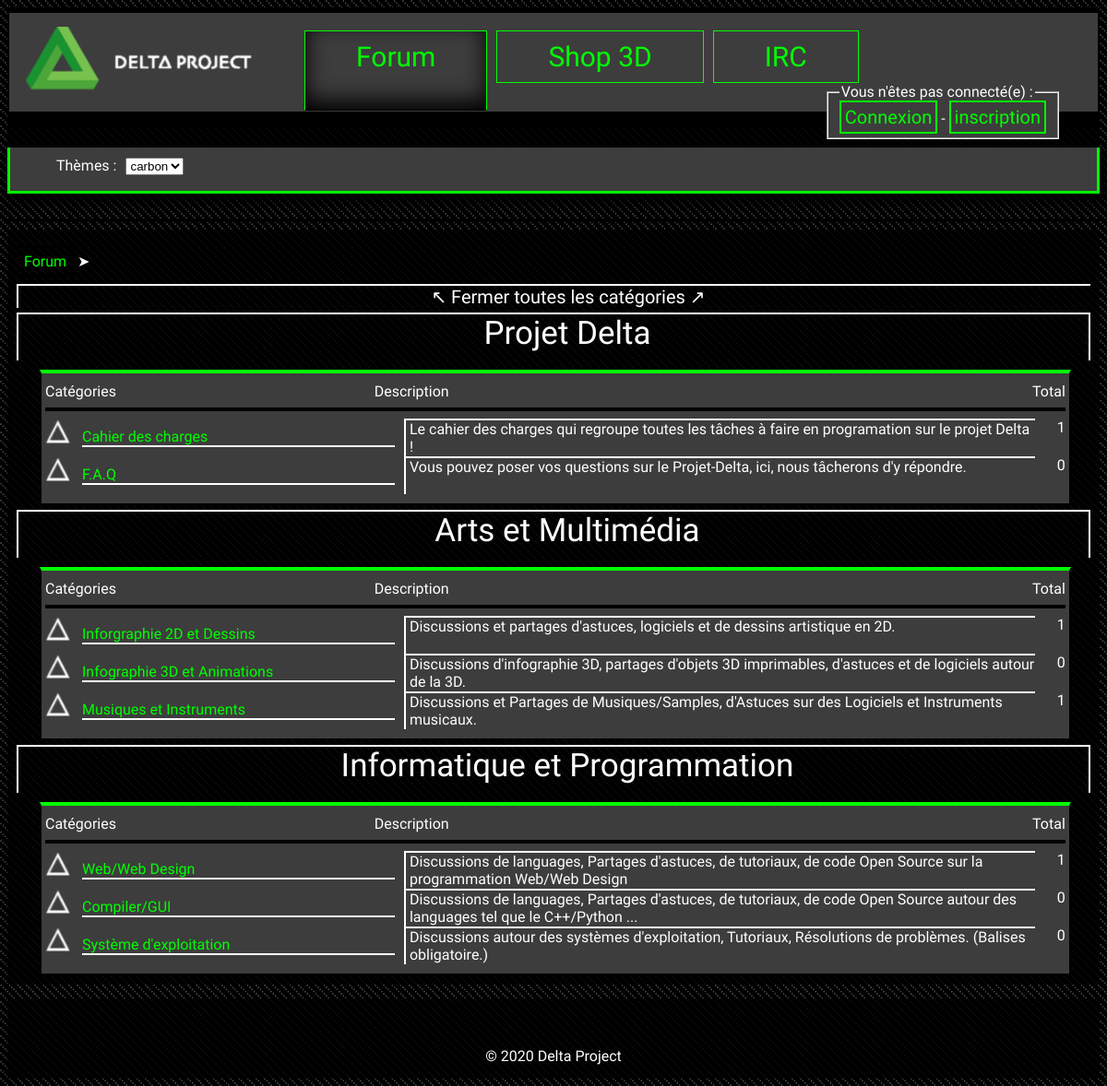
/forum.php, run on the app's committed database.
### tables this page shows
CREATE TABLE `forum` (
  `id` int(11) NOT NULL AUTO_INCREMENT,
  `titre` text NOT NULL,
  `ordre` int(255) NOT NULL,
  PRIMARY KEY (`id`)
);

CREATE TABLE `sous_forum` (
  `id` int(11) NOT NULL AUTO_INCREMENT,
  `titre` text NOT NULL,
  `id_cat` int(11) NOT NULL,
  `description` text NOT NULL,
  `ordre` int(255) NOT NULL,
  PRIMARY KEY (`id`)
);

### forum/forum/aff_forum.php (the view, shortened to what this page needs)
<?php class aff_forum{
	public function afficheForum(){
		$bdd = connectSql();
		echo '<div id="whereisuser"><span id="WIUlink"><a href="forum.php">Forum</a></span> &#10148; </div>';
		echo '<a id="forum_mini_tableau" href="javascript:void(0)">&#8598; Fermer toutes les catégories &#8599;</a>';
		$reqforum = $bdd->query('SELECT * FROM forum ORDER BY ordre ASC');
		while($sqlforum = $reqforum->fetch()){
			echo '<a class="'.$sqlforum['id'].'" id="forum_tableau" href="javascript:void(0)" onclick="showForum('.$sqlforum['id'].')">';
			echo $sqlforum['titre'];
			echo '</a>';
			echo '<div class="'.$sqlforum['id'].'" id="catforum">';
			echo '<li id="aff_forum"><div id="flex1">Catégories</div>';
			echo '<div id="descrinoborder">Description</div>
				<div id="nbmsg">Total</div></li>
				<hr width=\"100%\" size=\"1\" />';
			$reqforum2 = $bdd->prepare('SELECT * FROM sous_forum WHERE id_cat = :id_cat');
			$sqlforum2 = $reqforum2->execute(array('id_cat' => $sqlforum['id']));
			while($sqlforum2 = $reqforum2->fetch()){
				$nbmsg = 0;
				$reqforum3 = $bdd->prepare('SELECT * FROM sous_forum_topic WHERE id_s_cat = :id_s_cat');
				while($sqlforum3 = $reqforum3->fetch()){
					$nbmsg++;
				}
				echo '<li id="aff_forum">';
				if(empty($_SESSION['alertidsf_'.$sqlforum2['id']]) && empty($_SESSION['alertCM_'.$sqlforum2['id']])){
					echo '<div id="notifalert"><img src="img/off_';
					if($_SESSION['style'] == 'light'){
						echo 'light';
					}elseif($_SESSION['style'] == 'carbon'){
						echo 'carbon';
					}
					echo '.png" alt="off" height="30" width="30"></img></div>';
				}
				echo '<a href="forum.php?id='.$sqlforum2['id'].'" id="flex1" class="forumtitre">';
				echo $sqlforum2['titre'];
				echo '</a>';
				echo '<div id="descri">'.$sqlforum2['description'].'</div>';
				echo '<div id="nbmsg">'.$nbmsg.'</div>';
				echo '</li>';
			}
			echo '</div>';
		}
	}
}
?>

### inc/head_head.php (shortened to what this page needs)
<!DOCTYPE html>
<html>
    <head>
		<?php
		if(empty($_SESSION['style'])){
			echo '<link rel="stylesheet" href="themes/carbon.css" />';
			echo '<link href="inc/highlight/styles/a11y-dark.css" rel="stylesheet">';
			echo '<link rel="stylesheet" href="themes/UI_carbon.css" />';
		}elseif(!empty($_SESSION['style']) && $_SESSION['style'] == 'carbon'){
			$_SESSION['style'] = 'carbon';
			echo '<link rel="stylesheet" href="themes/carbon.css" />';
			echo '<link href="inc/highlight/styles/a11y-dark.css" rel="stylesheet">';
			echo '<link rel="stylesheet" href="themes/UI_carbon.css" />';
		}elseif(!empty($_SESSION['style']) && $_SESSION['style'] == 'light'){
			$_SESSION['style'] = 'light';
			echo '<link rel="stylesheet" href="themes/light.css" />';
			echo '<link href="inc/highlight/styles/rainbow.css" rel="stylesheet">';
			echo '<link rel="stylesheet" href="themes/UI_light.css" />';
		}
		echo '<link rel="stylesheet" href="themes/plugin/animate.css"/>'; ?>
		<link href="inc/plugin/noty/noty.min.css" rel="stylesheet"/>
		<link href="inc/plugin/noty/themes/bootstrap-v4.css" rel="stylesheet"/>
		<link  href="themes/plugin/viewer.css" rel="stylesheet">
		<link rel="stylesheet" href="themes/mobile.css" />
    </head>

### inc/header_menu.php (shortened to what this page needs)
<?php
	echo '<header>';
	require('menu_navigation/nav.php');
	$nav = new nav;
	echo '<div id="menunavigation">';
	$nav->addmenu();
	echo '</div>';
	echo '<div id="window">';
	$nav->connexionMenu();
	echo '</div>';
	echo '</header>';
?>

### inc/menu_navigation/nav.php (shortened to what this page needs)
<?php
class nav {
	public function addMenu(){
		echo '<nav>';
		require('inc/menu_navigation/menu_navigation.php');
		echo '</nav>';
	}
	public function connexionMenu(){
		if(!empty($_SESSION['pseudo'])){
			echo '<fieldset id="connected"> <legend>Utilisateur :</legend>';
			echo '<span id="img_user_menu">'.$_SESSION['img_profil'].'</span>';
			echo '<div id="column_menu">';
			echo '<a id="nom_utilisateur" href="profil.php" class="colorlvl'. $varcolorlvl .'">'.$_SESSION["pseudo"]. '</a>';
			echo '<a id="button_messagerie" href="messagerie.php">Messagerie ()</a>';
			echo '<a id="button_user_panier" href="panier.php">Panier (<span id="total_panier"></span>)</a>';
			echo '<a id="button_deconnexion" href="deconnexion.php">Déconnexion</a>';
			echo '</div>';
			echo '</fieldset>';
		}else{
			echo '<fieldset id="noconnect"> <legend>Vous n\'êtes pas connecté(e) : </legend>';
			echo '<div class="connexioninscription">';
			echo '<a id="buttonconnect" href="connexion.php">Connexion</a>';
			echo ' - ';
			echo '<a id="buttonconnect" href="inscription.php">inscription</a>';
			echo '</fieldset>';
		}
	}
	public function nav_barre_top() {
		echo '<div id="nav_barre_top">';
		if(empty($_SESSION['style'])){
			echo '<span id="floatleft"><img id="logodelta_theme" class="invisible" src="img/logo_deltaproject_carbon.ico" alt="logo" align="middle"/></span>';
		}elseif(!empty($_SESSION['style']) && $_SESSION['style'] == 'carbon'){
			echo '<span id="floatleft"><img id="logodelta_theme" class="invisible" src="img/logo_deltaproject_carbon.ico" alt="logo" align="middle"/></span>';
		}elseif(!empty($_SESSION['style']) && $_SESSION['style'] == 'light'){
			echo '<span id="floatleft"><img id="logodelta_theme" class="invisible" src="img/logo_deltaproject_light.ico" alt="logo" align="middle"/></span>';
		}
		echo '<span id="titre_delta_theme">Thèmes :</span>';
		echo'<span id="theme_menu">
		<FORM name="Choix">
		<SELECT name="Liste" onChange="changeTheme()">';
		if(empty($_SESSION['style'])){
			echo '<OPTION VALUE="'.$_SERVER['PHP_SELF'].'?';if(!empty($_SERVER['QUERY_STRING'])){ echo $_SERVER['QUERY_STRING'].'&';} echo 'theme=light">light</OPTION>';
			echo '<OPTION VALUE="'.$_SERVER['PHP_SELF'].'?';if(!empty($_SERVER['QUERY_STRING'])){ echo $_SERVER['QUERY_STRING'].'&';} echo 'theme=carbon">carbon</OPTION>';
		}elseif(!empty($_SESSION['style']) && $_SESSION['style'] == 'carbon'){
			echo '<OPTION VALUE="'.$_SERVER['PHP_SELF'].'?';if(!empty($_SERVER['QUERY_STRING'])){ echo $_SERVER['QUERY_STRING'].'&';} echo 'theme=carbon">carbon</OPTION>';
		}
		echo '</SELECT>
			  </FORM>
			  </span>';
		echo '<span id="icone_sticky">';
		echo '</span>';
		echo '</div>';
	}
} ?>

### inc/menu_navigation/menu_navigation.php (shortened to what this page needs)
<?php
	if(empty($_SESSION['style'])){
			echo '<a id="logo" href="index.php"><img class="logo" src="img/titlecarbon.png" alt="icone delta"></a>';
		}elseif(!empty($_SESSION['style']) && $_SESSION['style'] == 'carbon'){
			echo '<a id="logo" href="index.php"><img class="logo" src="img/titlecarbon.png" alt="icone delta"></a>';
		}elseif(!empty($_SESSION['style']) && $_SESSION['style'] == 'light'){
			echo '<a id="logo" href="index.php"><img class="logo" src="img/titlelight.png" alt="icone delta"></a>';
		}
	echo '<ul id="nav">';
	echo '<li ';if($_SESSION['WIU'] == 'forum'){echo 'id="nav_visited">';
			}else{ echo 'id="nav1" onmouseover="ChangeID()" onmouseout="reChangeID()">';}
		   	echo '<a href="forum.php">Forum</a></li>';
	echo '<li ';if($_SESSION['WIU'] == 'shop'){echo 'id="nav_visited">';}else{ echo 'id="nav2" onmouseover="ChangeID()" onmouseout="reChangeID()">';}
		   	echo '<a href="shop.php">Shop 3D</a></li>';
	echo '<li ';if($_SESSION['WIU'] == 'irc'){echo 'id="nav_visited">';}else{ echo 'id="nav3" onmouseover="ChangeID()" onmouseout="reChangeID()">';}
		   	echo '<a href="irc.php">IRC</a></li>';
	echo '</ul>';
?>

### forum.php (shortened to what this page needs)
<?php
require('inc/head_head.php'); ?>
	<?php
		require("inc/header_menu.php"); ?>
    <body>
	<?php
		$nav->nav_barre_top();
		echo'<br><hr>';
		require('forum/forum/aff_forum.php');
		$aff_forum = new aff_forum;
		$forum_admin = new forum_admin;
		echo '<div id="backgforum">';
		if(empty($_GET['id'])){
			if(!empty($_GET['topic']) && $_GET['topic'] == 'forum_admin'){
				if(!empty($_POST['delete'])){
					$forum_admin->admindeleteTopic();
				}
				elseif(!empty($_POST['move'])){
					$forum_admin->adminmoveQuestion();
				}
				elseif(!empty($_POST['idnewcat'])){
					$forum_admin->adminmoveTopic();
				}
				else{
					echo '<p id="annonce">Erreur : aucune id de sous-catégorie n\'à était envoyer</p>';
				}
			}else{
				if(empty($_GET['topic'])){
					$aff_forum->afficheForum();
				}
			}
		}
	echo '</div>';
	echo '<script src="inc/js/forum.js"></script>'; ?>
    </body>
	<footer>
		<br/><br/>© 2020 Delta Project
	</footer>
</html>

### themes/carbon.css (style rules this page uses)
body { font-family: 'Cantarell', sans-serif; background-color: white; background-image: url(../img/carbon.jpg); background-repeat: repeat; }
footer { display: flex; justify-content: center; margin-top: 15px; padding: 15px; width: auto; position: static; bottom: 1px; background-color: rgba(0, 0, 0, .8); color: white; }
hr { padding:2px; background-color: black; border: 0; }
a { text-decoration: none; color: #00ff00; }
fieldset { display: inline; color: white; background-color: #3d3d3d; }
fieldset#noconnect { text-align: left; display: inline; color: white; float: right; width: auto; background-color: #3d3d3d; position: absolute; top: 90px; right: 50px; z-index: 1; }
li { list-style-type: none; }
#menunavigation { text-align: left; background-color: #3d3d3d; border: 2px black solid; border-bottom: 15px black solid; }
#titre_delta_theme { float: left; margin-top: 5px; margin-right: 10px; }
#theme_menu { float: left; margin-top: 5px; }
#icone_sticky { position: absolute; right: 35%; }
#nav_barre_top { color: white; text-align: center; height: 42px; padding-top: 5px; padding-left: 20px; background-color: #3d3d3d; border-bottom: 3px #00ff00 solid; border-left: 3px #00ff00 solid; border-right: 3px #00ff00 solid; z-index: 5; -webkit-box-shadow: 5px 5px 15px 5px #000000; box-shadow: 5px 5px 15px 5px #000000; }
img.logo { width: 250px; padding: 15px; transition: 1s; }
#logo { display: inline; }
nav { font-size: 30px; border-top: 4px black solid; }
ul#nav { display: inline; position: absolute; top:90; }
li#nav2 { display: inline; padding-top: 10px; padding-bottom: 10px; padding-left: 55px; padding-right: 55px; margin-right: 10px; border: 1px #00ff00 solid; transition: 0.4s; }
li#nav3 { display: inline; padding-top: 10px; padding-bottom: 10px; padding-left: 55px; padding-right: 55px; margin-right: 10px; border: 1px #00ff00 solid; transition: 0.4s; }
li#nav_visited { display: inline; padding-top: 10px; padding-bottom: 40px; padding-left: 55px; padding-right: 55px; margin-right: 10px; border-top: 1px #00ff00 solid; border-left: 1px #00ff00 solid; border-right: 1px #00ff00 solid; border-bottom: 1px black solid; -moz-box-shadow: inset 0px -10px 25px 0px black; -webkit-box-shadow: inset 0px -10px 25px 0px black; -o-box-shadow: inset 0px -10px 25px 0px black; box-shadow: inset 0px -10px 25px 0px black; filter:progid:DXImageTransform.Microsoft.Shadow(color=black, Direction=90, Strength=25); transition: 0.4s; }
li#aff_forum, ul#aff_forum { color: white; display: flex; list-style-type: none; margin: 0; padding: 0; }
#descrinoborder { flex: 2; }
#descri { flex: 2; border-top: 2px white solid; border-left: 2px white solid; padding-left: 4px; margin-right: 24px; }
#backgforum { padding: 10px; width: auto; background-color: rgba(0, 0, 0, .8); border-radius: 1px; }
div.connexioninscription { display: inline; }
#window { background-color: rgba(0, 0, 0, .8); border: 2px black solid; padding: 10px; }
.forumtitre { border-bottom: 2px white solid; margin: 10px; }
#flex1 { flex: 1; }
form { display: inline; }
#forum_tableau { color: white; display: block; font-size: 35px; height: 50px; margin-top: 5px; padding-left: 30px; text-align: center; border-left: 2px white solid; border-right: 2px white solid; border-top: 2px white solid; transition: 0.5s; }
#forum_mini_tableau { color: white; display: block; font-size: 20px; margin-top: 5px; padding-left: 30px; text-align: center; border-left: 2px white solid; border-top: 2px white solid; }
#buttonconnect { text-align: center; font-size: 20px; color: #00ff00; padding: 4px; background-color: #3d3d3d; border-top: 2px #00ff00 solid; border-right: 2px #00ff00 solid; border-left: 2px #00ff00 solid; border-bottom: 2px #00ff00 solid; transition: 0.4s; }
#catforum { position: relative; left: 25px; width: 95%; text-align: left; background-color: #3d3d3d; margin-top: 10px; padding-top: 10px; padding-right: 4px; padding-bottom:10px; padding-left: 4px; border: 2px black solid; border-top: 4px #00ff00 solid; }
#whereisuser { color: white; text-align: left; width: auto; margin-bottom: 15px; margin-top: 15px; }
#WIUlink { border: 3px black solid; padding: 5px; transition: 1s; }
#notifalert { user-select: none; pointer-events: none; }
#floatleft { float: left; }
img { width: 90%; }

### data on the page
forum: titre "Projet Delta"
sous_forum: titre "Cahier des charges", description "Le cahier des charges qui regroupe toutes les tâches à faire en programation sur le projet Delta !", nbmsg "1"
sous_forum: titre "F.A.Q", description "Vous pouvez poser vos questions sur le Projet-Delta, ici, nous tâcherons d'y répondre.", nbmsg "0"
forum: titre "Arts et Multimédia"
sous_forum: titre "Inforgraphie 2D et Dessins", description "Discussions et partages d'astuces, logiciels et de dessins artistique en 2D.", nbmsg "1"
sous_forum: titre "Infographie 3D et Animations", description "Discussions d'infographie 3D, partages d'objets 3D imprimables, d'astuces et de logiciels autour de la 3D.", nbmsg "0"
sous_forum: titre "Musiques et Instruments", description "Discussions et Partages de Musiques/Samples, d'Astuces sur des Logiciels et Instruments musicaux.", nbmsg "1"
forum: titre "Informatique et Programmation"
sous_forum: titre "Web/Web Design", description "Discussions de languages, Partages d'astuces, de tutoriaux, de code Open Source sur la programmation Web/Web Design", nbmsg "1"
sous_forum: titre "Compiler/GUI", description "Discussions de languages, Partages d'astuces, de tutoriaux, de code Open Source autour des languages tel que le C++/Python ...", nbmsg "0"
sous_forum: titre "Système d'exploitation", description "Discussions autour des systèmes d'exploitation, Tutoriaux, Résolutions de problèmes. (Balises obligatoire.)", nbmsg "0"
